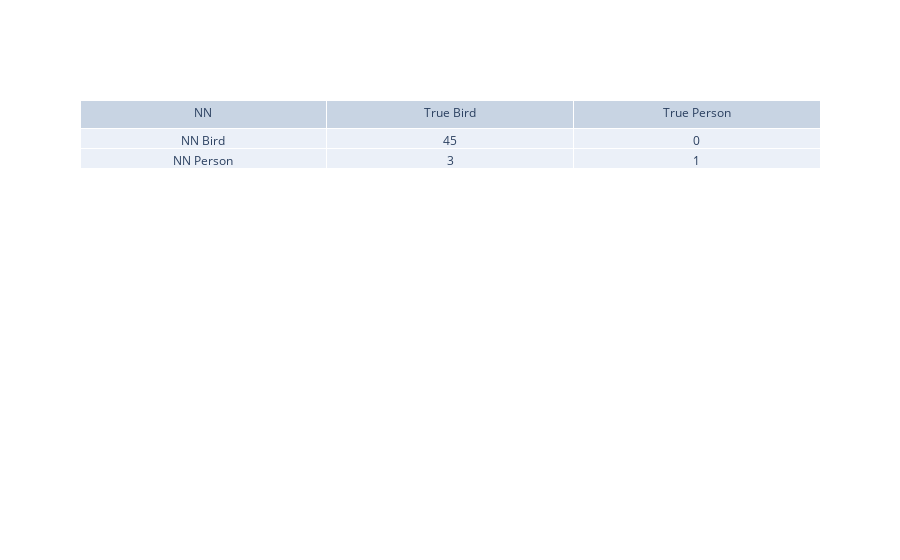
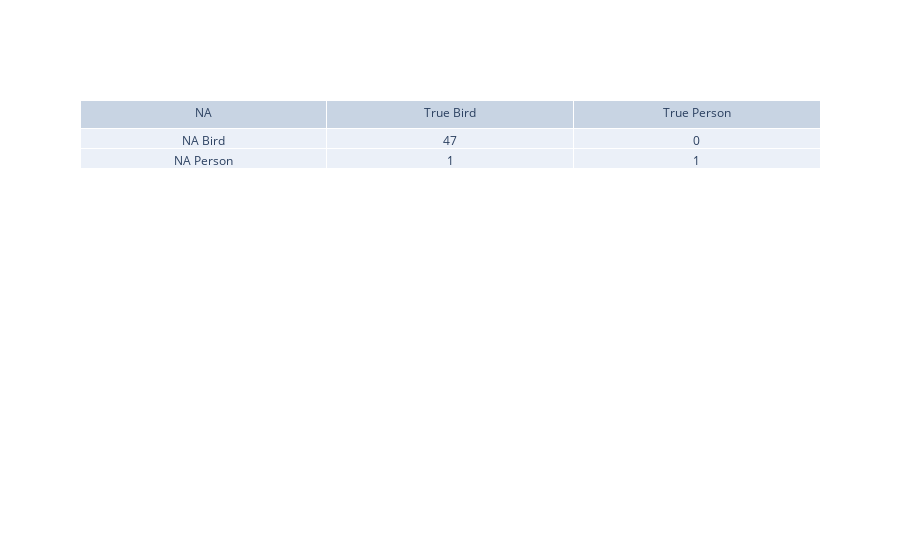

Notebook cell for these charts, in order:
### Markdown cell above
1c) During the pandemic the number of visitors plummets, and it is only the zoo keeper visiting. So instead of 52% of the photos taken at the aviary door being people, it is now only 1%. Make new truth tables for both algorithms.

### Code cell
# NN (original neural network algorithm)
fig = go.Figure(data=[go.Table(header=dict(values=['NN','True Bird', 'True Person']),
                 cells=dict(values=[['NN Bird', 'NN Person'], [45, 3], [0, 1]]))
                     ])
fig.show()

# NA (new network algorithm)
fig = go.Figure(data=[go.Table(header=dict(values=['NA','True Bird', 'True Person']),
                 cells=dict(values=[['NA Bird', 'NA Person'], [47, 1], [0, 1]]))
                     ])
fig.show()

### Figure 1 — Plotly figure (JSON) as saved in the notebook; plotly's stock layout.template omitted (floating-point values rounded to 4 significant figures)
{"data": [{"cells": {"values": [["NN Bird", "NN Person"], [45, 3], [0, 1]]}, "header": {"values": ["NN", "True Bird", "True Person"]}, "type": "table"}], "layout": {}}

### Figure 2 — Plotly figure (JSON) as saved in the notebook; plotly's stock layout.template omitted (floating-point values rounded to 4 significant figures)
{"data": [{"cells": {"values": [["NA Bird", "NA Person"], [47, 1], [0, 1]]}, "header": {"values": ["NA", "True Bird", "True Person"]}, "type": "table"}], "layout": {}}
